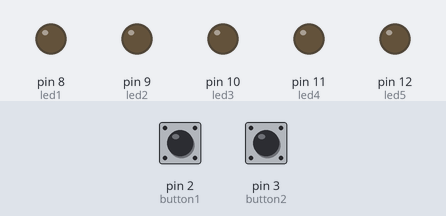
A sketch run on a simulated Arduino Uno, built with avr-gcc and run on an emulated ATmega328P. On the bench: output pins drawn as LEDs (lit = HIGH). Inputs (shaded band) come from the test bench; at power-on: pin 2 (button1) LOW, pin 3 (button2) LOW.

Above: at 1.2 s.
1.3 s: pin 2 (button1) pulled HIGH for 0.15 s
At 1.7 s:
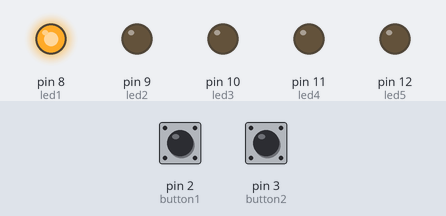
10.4 s: pin 3 (button2) pulled HIGH for 3.2 s
At 14.1 s:
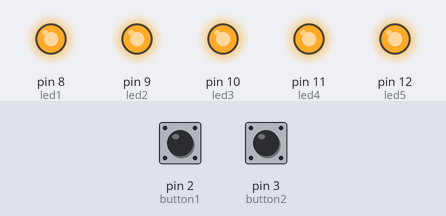
15.8 s: pin 2 (button1) pulled HIGH for 1 s
At 19.0 s:
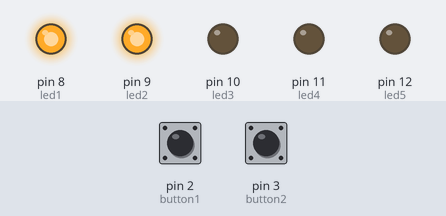
Timing chart, 0 to 27.3 s (numbered marks = the images above; inputs shaded):
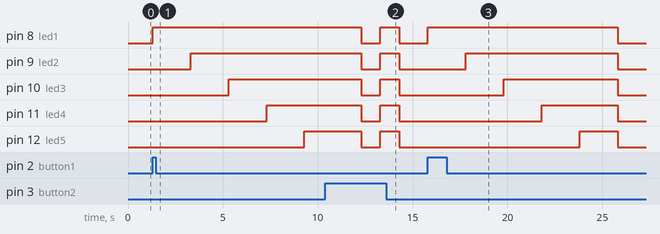

The sketch:

BUTTON_LED.ino
```cpp
const int button1 = 2;
const int button2 = 3;
const int led1 = 8;
const int led2 = 9;
const int led3 = 10;
const int led4 = 11;
const int led5 = 12;

void setup() {
  // put your setup code here, to run once:
  pinMode(button1, INPUT);
  pinMode(button2, INPUT);

  pinMode(led1, OUTPUT);
  pinMode(led2, OUTPUT);
  pinMode(led3, OUTPUT);
  pinMode(led4, OUTPUT);
  pinMode(led5, OUTPUT);
}

void loop() {
  // put your main code here, to run repeatedly:
  if (digitalRead(button1) == HIGH)
  {
    digitalWrite(led1, HIGH);
    delay(2000);
    digitalWrite(led2, HIGH);
    delay(2000);
    digitalWrite(led3, HIGH);
    delay(2000);
    digitalWrite(led4, HIGH);
    delay(2000);
    digitalWrite(led5, HIGH);
    delay(2000);
    digitalWrite(led1, LOW);
    digitalWrite(led2, LOW);
    digitalWrite(led3, LOW);
    digitalWrite(led4, LOW);
    digitalWrite(led5, LOW);
  } else if (digitalRead(button2) == HIGH) {
    digitalWrite(led1, HIGH);
    digitalWrite(led2, HIGH);
    digitalWrite(led3, HIGH);
    digitalWrite(led4, HIGH);
    digitalWrite(led5, HIGH);
    delay(1000);
    digitalWrite(led1, LOW);
    digitalWrite(led2, LOW);
    digitalWrite(led3, LOW);
    digitalWrite(led4, LOW);
    digitalWrite(led5, LOW);
    delay(1000);
  } else {
    digitalWrite(led1, LOW);
    digitalWrite(led2, LOW);
    digitalWrite(led3, LOW);
    digitalWrite(led4, LOW);
    digitalWrite(led5, LOW);
  }

}
```

Measured:
- after the input at 1.3 s, pin 8 (led1): LOW → HIGH at once; pin 9 (led2): LOW → HIGH after 2.0 s; pin 10 (led3): LOW → HIGH after 4.0 s; pin 11 (led4): LOW → HIGH after 6.0 s; pin 12 (led5): LOW → HIGH after 8.0 s
- after the input at 10.4 s, pin 8 (led1), pin 9 (led2), pin 10 (led3), pin 11 (led4), pin 12 (led5): HIGH → LOW after 1.9 s instead of 0.90 s
- after the input at 15.8 s, pin 8 (led1): LOW → HIGH at once, → LOW 10.0 s later; pin 9 (led2): LOW → HIGH after 2.0 s, → LOW 8.0 s later; pin 10 (led3): LOW → HIGH after 4.0 s, → LOW 6.0 s later; pin 11 (led4): LOW → HIGH after 6.0 s, → LOW 4.0 s later; pin 12 (led5): LOW → HIGH after 8.0 s, → LOW 2.0 s later
